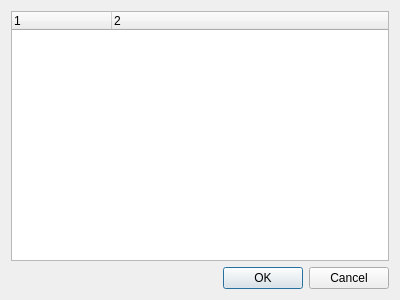
<?xml version="1.0" encoding="UTF-8"?>
<ui version="4.0">
 <class>SettingsEdit</class>
 <widget class="QDialog" name="SettingsEdit">
  <property name="geometry">
   <rect>
    <x>0</x>
    <y>0</y>
    <width>400</width>
    <height>300</height>
   </rect>
  </property>
  <property name="windowTitle">
   <string>Settings</string>
  </property>
  <layout class="QVBoxLayout" name="verticalLayout">
   <item>
    <widget class="QTreeWidget" name="twSettings">
     <property name="editTriggers">
      <set>QAbstractItemView::AllEditTriggers</set>
     </property>
     <property name="columnCount">
      <number>2</number>
     </property>
     <column>
      <property name="text">
       <string notr="true">1</string>
      </property>
     </column>
     <column>
      <property name="text">
       <string notr="true">2</string>
      </property>
     </column>
    </widget>
   </item>
   <item>
    <widget class="QDialogButtonBox" name="buttonBox">
     <property name="orientation">
      <enum>Qt::Horizontal</enum>
     </property>
     <property name="standardButtons">
      <set>QDialogButtonBox::Cancel|QDialogButtonBox::Ok</set>
     </property>
    </widget>
   </item>
  </layout>
 </widget>
 <resources/>
 <connections>
  <connection>
   <sender>buttonBox</sender>
   <signal>accepted()</signal>
   <receiver>SettingsEdit</receiver>
   <slot>accept()</slot>
   <hints>
    <hint type="sourcelabel">
     <x>248</x>
     <y>254</y>
    </hint>
    <hint type="destinationlabel">
     <x>157</x>
     <y>274</y>
    </hint>
   </hints>
  </connection>
  <connection>
   <sender>buttonBox</sender>
   <signal>rejected()</signal>
   <receiver>SettingsEdit</receiver>
   <slot>reject()</slot>
   <hints>
    <hint type="sourcelabel">
     <x>316</x>
     <y>260</y>
    </hint>
    <hint type="destinationlabel">
     <x>286</x>
     <y>274</y>
    </hint>
   </hints>
  </connection>
 </connections>
</ui>
